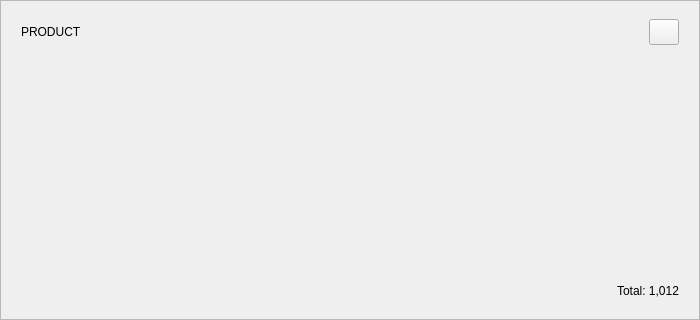
<?xml version='1.0' encoding='utf-8'?>
<ui version="4.0">
 <class>BeeswarmCard</class>
 <widget class="QWidget" name="BeeswarmCard">
  <property name="geometry"><rect><x>0</x><y>0</y><width>700</width><height>320</height></rect></property>
  <layout class="QVBoxLayout" name="beeRoot">
   <property name="leftMargin"><number>0</number></property>
   <property name="topMargin"><number>0</number></property>
   <property name="rightMargin"><number>0</number></property>
   <property name="bottomMargin"><number>0</number></property>
   <property name="spacing"><number>0</number></property>
   <item>
    <widget class="QFrame" name="beeswarmCard">
     <property name="frameShape"><enum>QFrame::StyledPanel</enum></property>
     <property name="role" stdset="0"><string>card</string></property>
     <layout class="QVBoxLayout" name="beeLayout">
      <property name="leftMargin"><number>20</number></property>
      <property name="topMargin"><number>18</number></property>
      <property name="rightMargin"><number>20</number></property>
      <property name="bottomMargin"><number>18</number></property>
      <property name="spacing"><number>10</number></property>
      <item>
       <layout class="QHBoxLayout" name="beeHeader">
        <item>
         <widget class="QLabel" name="beeTitle">
          <property name="text"><string>PRODUCT</string></property>
          <property name="role" stdset="0"><string>cardTitle</string></property>
         </widget>
        </item>
        <item>
         <spacer name="beeHeaderSpacer">
          <property name="orientation"><enum>Qt::Horizontal</enum></property>
          <property name="sizeHint" stdset="0"><size><width>40</width><height>20</height></size></property>
         </spacer>
        </item>
        <item>
         <widget class="QPushButton" name="beeswarmMenu">
          <property name="minimumSize"><size><width>30</width><height>26</height></size></property>
          <property name="maximumSize"><size><width>30</width><height>26</height></size></property>
          <property name="text"><string /></property>
          <property name="role" stdset="0"><string>menuBtn</string></property>
         </widget>
        </item>
       </layout>
      </item>
      <item>
       <widget class="QCustomBeeswarm" name="beeswarm" native="true">
        <property name="minimumSize"><size><width>0</width><height>190</height></size></property>
        <property name="sizePolicy">
         <sizepolicy hsizetype="Expanding" vsizetype="Expanding"><horstretch>0</horstretch><verstretch>1</verstretch></sizepolicy>
        </property>
       </widget>
      </item>
      <item>
       <layout class="QHBoxLayout" name="beeFooter">
        <property name="spacing"><number>18</number></property>
        <item>
         <widget class="QWidget" name="beeswarmLegend" native="true">
          <layout class="QHBoxLayout" name="beeLegendLayout">
           <property name="leftMargin"><number>0</number></property>
           <property name="topMargin"><number>0</number></property>
           <property name="rightMargin"><number>0</number></property>
           <property name="bottomMargin"><number>0</number></property>
           <property name="spacing"><number>18</number></property>
          </layout>
         </widget>
        </item>
        <item>
         <spacer name="beeFooterSpacer">
          <property name="orientation"><enum>Qt::Horizontal</enum></property>
          <property name="sizeHint" stdset="0"><size><width>40</width><height>20</height></size></property>
         </spacer>
        </item>
        <item>
         <widget class="QLabel" name="beeswarmTotal">
          <property name="text"><string>Total: 1,012</string></property>
          <property name="role" stdset="0"><string>total</string></property>
         </widget>
        </item>
       </layout>
      </item>
     </layout>
    </widget>
   </item>
  </layout>
 </widget>
 <customwidgets>
  <customwidget>
   <class>QCustomBeeswarm</class>
   <extends>QWidget</extends>
   <header>Custom_Widgets.QCustomBeeswarm</header>
   <container>0</container>
  </customwidget>
 <customwidget><class>QPushButton</class><extends>QPushButton</extends><header location="global">Custom_Widgets.Theme.h</header><container>1</container></customwidget><customwidget><class>QLabel</class><extends>QLabel</extends><header location="global">Custom_Widgets.Theme.h</header><container>1</container></customwidget></customwidgets>
 <connections />
</ui>
